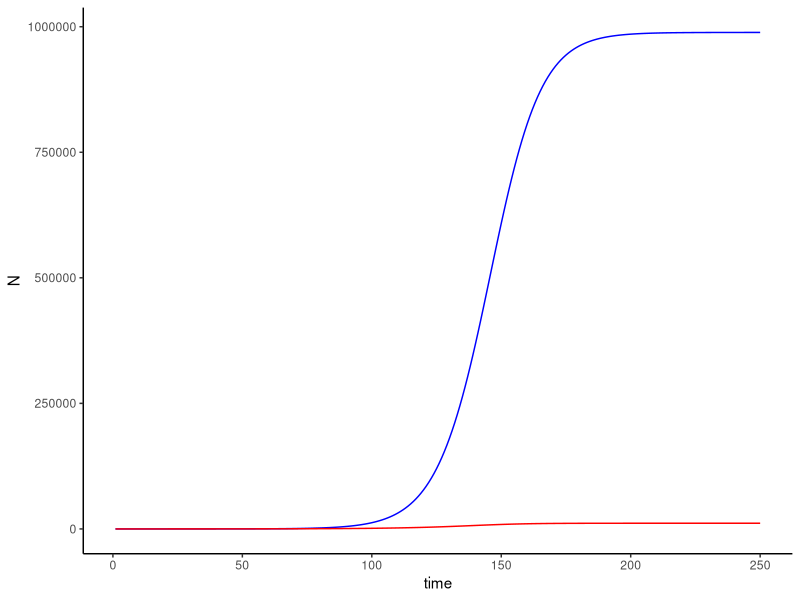

The R source for this figure:
# load package
library(ggplot2)

# set initial values
N0=1
M0=1
K=1000000
timesteps=250
# allow r to be variable for drug and no drug conditions

# create vectors to store variables
N=numeric(length=timesteps)
N[1]=N0
M=numeric(length=timesteps)
M[1]=M0

# simulate
for(t in 1:(timesteps-1)){
  if (t<=49){
    rN=0.1
    rM=0.1
    N[t+1] <- N[t]+rN*N[t]*(1-(N[t]+M[t])/K)
    M[t+1] <- M[t]+rM*M[t]*(1-(N[t]+M[t])/K)
    } else if (t>49){
      rN==-0.1
      rM=0.05
      N[t+1] <- N[t]+rN*N[t]*(1-(N[t]+M[t])/K)
      M[t+1] <- M[t]+rM*M[t]*(1-(N[t]+M[t])/K)
    }
}


# create data frame
sim1<-data.frame(name="sim1", time=1:length(N), N=N)
sim2<-data.frame(name="sim2", time=1:length(M), M=M)


# plot simulation
ggplot()+
  geom_line(data=sim1, aes(x=time,y=N),col='blue')+
  geom_line(data=sim2, aes(x=time,y=M),col='red')+
  theme_classic()

